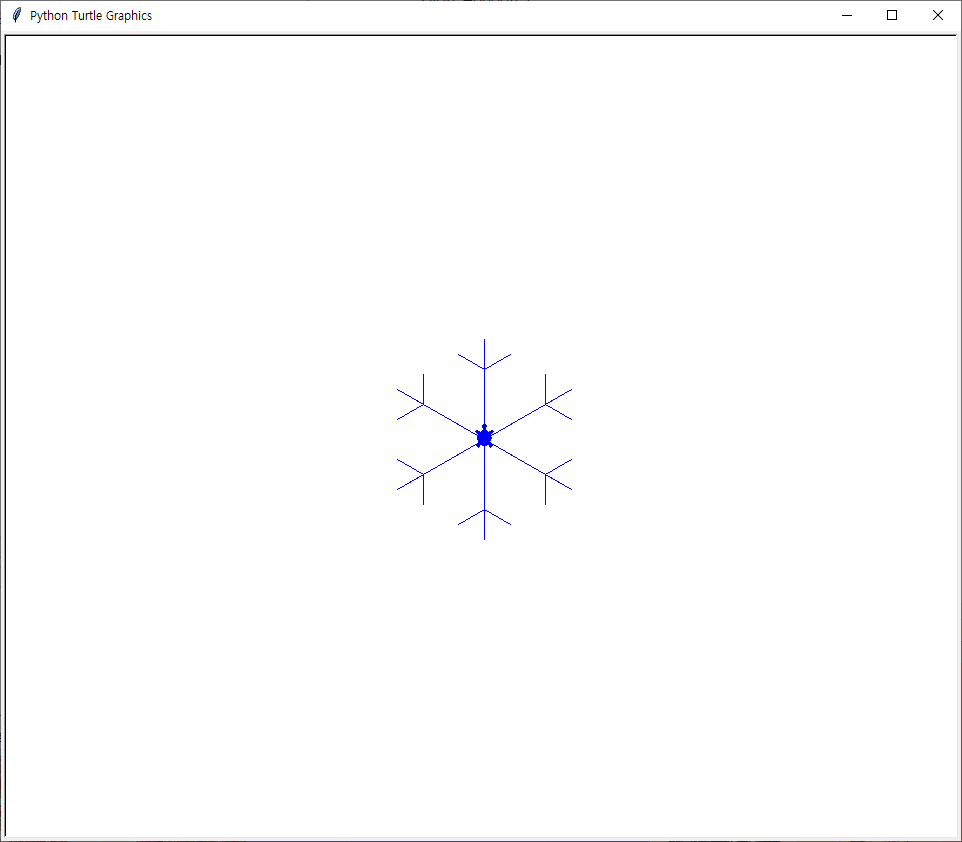

Source code (Python):
import turtle
t = turtle.Turtle()
t.shape("turtle")
t.color("#0000ff")
t.left(90)
for i in range (1,7):
    t.forward(100)
    t.forward(-30)
    t.left(60)
    t.forward(30)
    t.forward(-30)
    t.right(120)
    t.forward(30)
    t.forward(-30)
    t.left(60)
    t.forward(-70)
    t.left(60)
